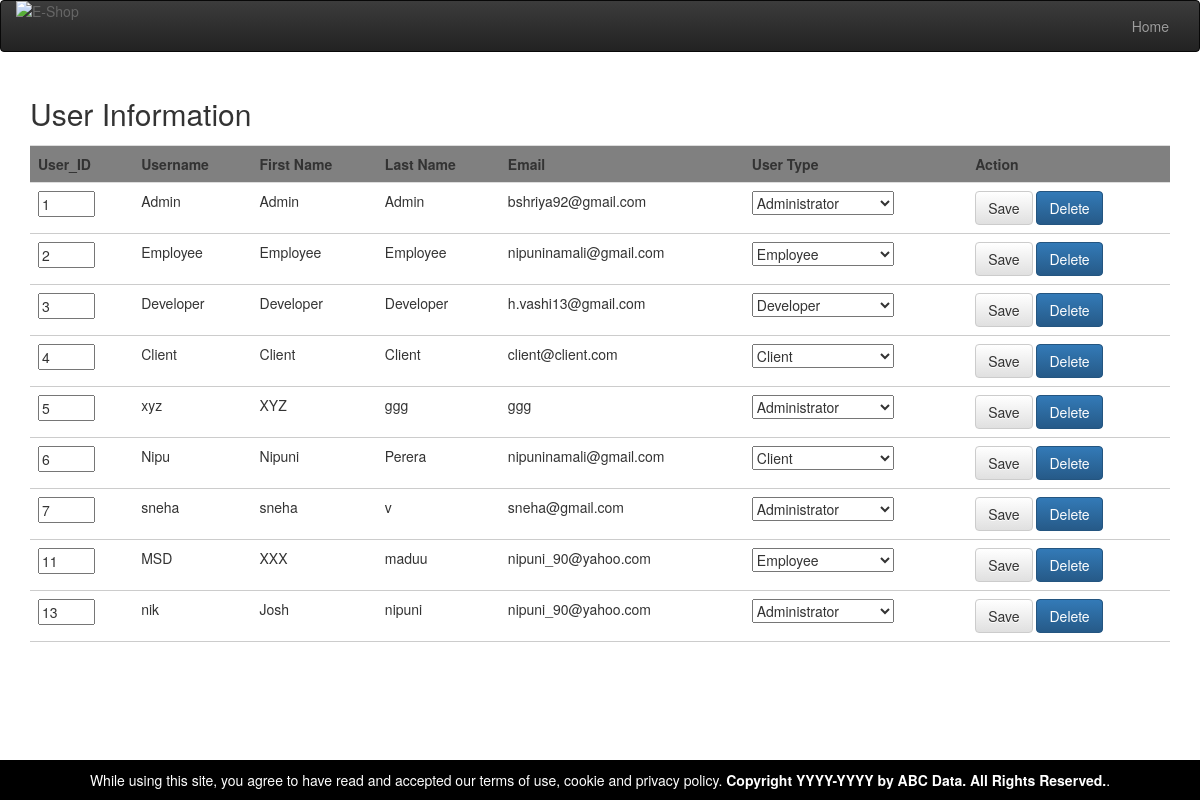
Screenshot of /user_manage.php (signed in) with the database file from the repository.
### tables this page shows
CREATE TABLE `user` (
  `user_id` int(50) NOT NULL,
  `user_name` varchar(100) NOT NULL,
  `password` varchar(200) NOT NULL,
  `first_name` varchar(50) NOT NULL,
  `last_name` varchar(50) NOT NULL,
  `email_id` varchar(50) NOT NULL,
  `usertype_id` int(50) NOT NULL DEFAULT '1'
);

CREATE TABLE `usertype` (
  `usertype_id` int(50) NOT NULL,
  `usertype_name` varchar(100) NOT NULL
);

### user_manage.php (the view, shortened to what this page needs)
<?php
include("connect_to_mysql.php");
$sqlallUsers = mysqli_query($con, "select us.*,ust.usertype_name from user us inner join usertype ust on us.usertype_id = ust.usertype_id order by us.user_id asc") or die(mysql_error());
?>
<!DOCTYPE html PUBLIC "-//W3C//DTD XHTML 1.0 Transitional//EN" "http://www.w3.org/TR/xhtml1/DTD/xhtml1-transitional.dtd">
<html xmlns="http://www.w3.org/1999/xhtml">
    <head>
        <link href="css/slider.css" rel="stylesheet" type="text/css" />
        <link rel="stylesheet" type="text/css" href="css/ddsmoothmenu.css" />
        <link rel="stylesheet" href="http://cdnjs.cloudflare.com/ajax/libs/font-awesome/4.4.0/css/font-awesome.min.css">
            <link rel="stylesheet" type="text/css" href="css/styles.css" />
            <link rel="stylesheet" type="text/css" href="css/bootstrap.min.css" />
            <link rel="stylesheet" type="text/css" href="css/bootstrap-theme.min.css" />
                </head>
                <body style="background-color:white">
                    <nav class="navbar navbar-inverse">
                        <div class="container-fluid">
                            <div class="navbar-header">
                                <a class="img-responsive" href="index.php"><img src="images/logo.png" alt="E-Shop" style="max-width:100%; height:auto;display:block;"/></a>
                            </div>
                            <div class="collapse navbar-collapse" id="bs-example-navbar-collapse-1">
                                <ul class="nav navbar-nav navbar-right">
                                    <li>
                                        <a href="all_product_display.php"> Home</a>
                                    </li>
                                </ul>
                            </div>
                        </div>
                    </nav>
                    <div class="container-fluid">
                        <div class="col-xs-12 col-sm-12 col-md-12 col-lg-12">
                            <h2>User Information <span style="color: #a11; font-size: 13px; margin-left: 50px;"></span></h2>
                            <form name="editdelete_user_form" method="post" action="update_user.php" enctype="multipart/form-data">
                                <table style="width:100%" align="left" class="table table-hover">
                                    <tr style="background-color:gray;">
                                        <th>User_ID</th>
                                        <th>Username</th>
                                        <th>First Name</th>
                                        <th>Last Name</th>
                                        <th>Email</th>
                                        <th>User Type</th>
                                        <th>Action</th>
                                    </tr>
                                    <?php
                                    while ($getUserInfo = mysqli_fetch_array($sqlallUsers)) {
                                        $userid = $getUserInfo["user_id"];
                                        $username = $getUserInfo["user_name"];
                                        $fname = $getUserInfo["first_name"];
                                        $laname = $getUserInfo["last_name"];
                                        $email = $getUserInfo["email_id"];
                                        $utype = $getUserInfo["usertype_name"];
                                        ?>
                                        <form name="editdelete_user_form" method="post" action="update_user.php" enctype="multipart/form-data" class="form-horizontal">
                                            <tr>
                                                <td><input size="4" name='id' value="<?php echo $userid; ?>" readonly ></input></td>
                                                <td><?php echo $username; ?></td>
                                                <td><?php echo $fname; ?></td>
                                                <td><?php echo $laname; ?></td>
                                                <td><?php echo $email; ?></td>
                                                <td>
                                                    <select name='role'>
                                                        <option value='<?php echo $utype ?>' selected='selected'><?php echo $utype ?></option>
                                                    </select>
                                                </td>
                                                <td>
                                                    <button class="btn btn-default">Save</button>
                                                    </form>
                                                    <a class="btn btn-primary btn-mini" style="color:white" href="delete_user.php?id=<?php echo $userid; ?>">Delete</a>
                                            </tr><?php } ?>
                                </table>
                        </div></div>
                        <div class="footer"><div style="color:white;">While using this site, you agree to have read and accepted our terms of use, cookie and privacy policy.
                        <strong>Copyright YYYY-YYYY by ABC Data. All Rights Reserved.</strong>.</div></div>
                                    </body>
                                    </html>

### css/styles.css (style rules this page uses)
body { margin: 0; padding: 0; color: #666; font-family: Tahoma, Geneva, sans-serif; font-size: 13px; line-height: 1.4em; background-color: #f7f7f7; background-repeat: repeat-x; background-position: top; }
a, a:link, a:visited { color: #666; font-weight: normal; text-decoration: none }
img { border: none; }
h1, h2, h3, h4, h5, h6 { color: #333; font-weight: normal; }
h2 { font-size: 26px; margin: 0 0 25px; padding: 5px 0 }
table td { border-bottom: 1px solid #ccc }
html { height: 100%; box-sizing: border-box; }
*, *:before, *:after { box-sizing: inherit; }
body { position: relative; margin: 0; padding-bottom: 6rem; min-height: 100%; font-family: "Helvetica Neue", Arial, sans-serif; }
.footer { position: absolute !important; right: 0 !important; bottom: 0 !important; left: 0 !important; padding: 1rem !important; background-color: #000000 !important; text-align: center !important; }
.navbar-inverse { background-color: #000000 !important; border-color: #080808; }

### rows the page displays
user: id "1", user_name "Admin", first_name "Admin", last_name "Admin", email "bshriya92@gmail.com", role "Administrator"
user: id "2", user_name "Employee", first_name "Employee", last_name "Employee", email "nipuninamali@gmail.com", role "Employee"
user: id "3", user_name "Developer", first_name "Developer", last_name "Developer", email "h.vashi13@gmail.com", role "Developer"
user: id "4", user_name "Client", first_name "Client", last_name "Client", email "client@client.com", role "Client"
user: id "5", user_name "xyz", first_name "XYZ", last_name "ggg", email "ggg", role "Administrator"
user: id "6", user_name "Nipu", first_name "Nipuni", last_name "Perera", email "nipuninamali@gmail.com", role "Client"
user: id "7", user_name "sneha", first_name "sneha", last_name "v", email "sneha@gmail.com", role "Administrator"
user: id "11", user_name "MSD", first_name "XXX", last_name "maduu", email "nipuni_90@yahoo.com", role "Employee"
user: id "13", user_name "nik", first_name "Josh", last_name "nipuni", email "nipuni_90@yahoo.com", role "Administrator"
